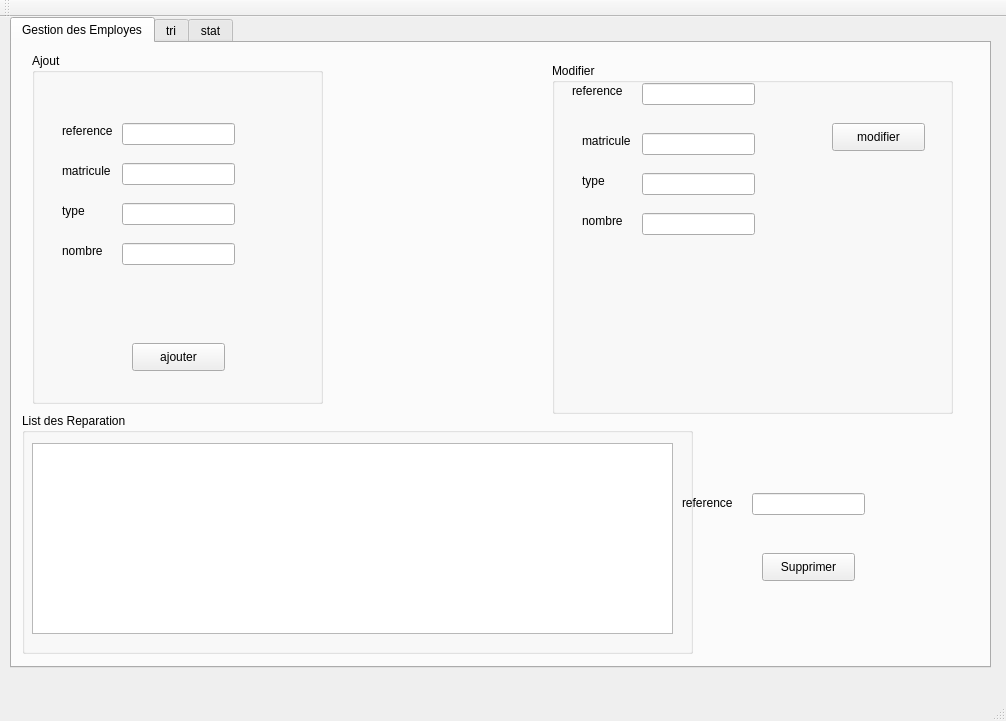
<?xml version="1.0" encoding="UTF-8"?>
<ui version="4.0">
 <class>MainWindow</class>
 <widget class="QMainWindow" name="MainWindow">
  <property name="geometry">
   <rect>
    <x>0</x>
    <y>0</y>
    <width>1006</width>
    <height>721</height>
   </rect>
  </property>
  <property name="windowTitle">
   <string>Employes</string>
  </property>
  <widget class="QWidget" name="centralWidget">
   <widget class="QTabWidget" name="tabWidget">
    <property name="geometry">
     <rect>
      <x>10</x>
      <y>0</y>
      <width>981</width>
      <height>651</height>
     </rect>
    </property>
    <property name="currentIndex">
     <number>0</number>
    </property>
    <widget class="QWidget" name="tab_2">
     <attribute name="title">
      <string>Gestion des Employes</string>
     </attribute>
     <widget class="QGroupBox" name="groupBox">
      <property name="geometry">
       <rect>
        <x>20</x>
        <y>10</y>
        <width>291</width>
        <height>351</height>
       </rect>
      </property>
      <property name="title">
       <string>Ajout</string>
      </property>
      <widget class="QLabel" name="label">
       <property name="geometry">
        <rect>
         <x>30</x>
         <y>70</y>
         <width>56</width>
         <height>16</height>
        </rect>
       </property>
       <property name="text">
        <string>reference</string>
       </property>
      </widget>
      <widget class="QLabel" name="label_2">
       <property name="geometry">
        <rect>
         <x>30</x>
         <y>110</y>
         <width>56</width>
         <height>16</height>
        </rect>
       </property>
       <property name="text">
        <string>matricule</string>
       </property>
      </widget>
      <widget class="QLabel" name="label_3">
       <property name="geometry">
        <rect>
         <x>30</x>
         <y>150</y>
         <width>56</width>
         <height>16</height>
        </rect>
       </property>
       <property name="text">
        <string>type</string>
       </property>
      </widget>
      <widget class="QLabel" name="label_4">
       <property name="geometry">
        <rect>
         <x>30</x>
         <y>190</y>
         <width>56</width>
         <height>16</height>
        </rect>
       </property>
       <property name="text">
        <string>nombre</string>
       </property>
      </widget>
      <widget class="QLineEdit" name="le_nom">
       <property name="geometry">
        <rect>
         <x>90</x>
         <y>70</y>
         <width>113</width>
         <height>22</height>
        </rect>
       </property>
      </widget>
      <widget class="QLineEdit" name="le_prenom">
       <property name="geometry">
        <rect>
         <x>90</x>
         <y>110</y>
         <width>113</width>
         <height>22</height>
        </rect>
       </property>
      </widget>
      <widget class="QLineEdit" name="l_adresse">
       <property name="geometry">
        <rect>
         <x>90</x>
         <y>150</y>
         <width>113</width>
         <height>22</height>
        </rect>
       </property>
      </widget>
      <widget class="QLineEdit" name="la_fonction">
       <property name="geometry">
        <rect>
         <x>90</x>
         <y>190</y>
         <width>113</width>
         <height>22</height>
        </rect>
       </property>
      </widget>
      <widget class="QPushButton" name="pushButton">
       <property name="geometry">
        <rect>
         <x>100</x>
         <y>290</y>
         <width>93</width>
         <height>28</height>
        </rect>
       </property>
       <property name="text">
        <string>ajouter</string>
       </property>
      </widget>
     </widget>
     <widget class="QGroupBox" name="groupBox_2">
      <property name="geometry">
       <rect>
        <x>10</x>
        <y>370</y>
        <width>671</width>
        <height>241</height>
       </rect>
      </property>
      <property name="title">
       <string>List des Reparation</string>
      </property>
      <widget class="QTableView" name="tab_Employes">
       <property name="geometry">
        <rect>
         <x>10</x>
         <y>30</y>
         <width>641</width>
         <height>191</height>
        </rect>
       </property>
      </widget>
     </widget>
     <widget class="QLineEdit" name="le_cin_supp">
      <property name="geometry">
       <rect>
        <x>740</x>
        <y>450</y>
        <width>113</width>
        <height>22</height>
       </rect>
      </property>
     </widget>
     <widget class="QLabel" name="label_6">
      <property name="geometry">
       <rect>
        <x>670</x>
        <y>450</y>
        <width>61</width>
        <height>20</height>
       </rect>
      </property>
      <property name="text">
       <string>reference</string>
      </property>
     </widget>
     <widget class="QPushButton" name="SupprimerButton">
      <property name="geometry">
       <rect>
        <x>750</x>
        <y>510</y>
        <width>93</width>
        <height>28</height>
       </rect>
      </property>
      <property name="text">
       <string>Supprimer</string>
      </property>
     </widget>
     <widget class="QGroupBox" name="groupBox_3">
      <property name="geometry">
       <rect>
        <x>540</x>
        <y>20</y>
        <width>401</width>
        <height>351</height>
       </rect>
      </property>
      <property name="title">
       <string>Modifier </string>
      </property>
      <widget class="QLabel" name="label_7">
       <property name="geometry">
        <rect>
         <x>30</x>
         <y>70</y>
         <width>56</width>
         <height>16</height>
        </rect>
       </property>
       <property name="text">
        <string>matricule</string>
       </property>
      </widget>
      <widget class="QLabel" name="label_8">
       <property name="geometry">
        <rect>
         <x>30</x>
         <y>110</y>
         <width>56</width>
         <height>16</height>
        </rect>
       </property>
       <property name="text">
        <string>type</string>
       </property>
      </widget>
      <widget class="QLabel" name="label_9">
       <property name="geometry">
        <rect>
         <x>30</x>
         <y>150</y>
         <width>56</width>
         <height>16</height>
        </rect>
       </property>
       <property name="text">
        <string>nombre</string>
       </property>
      </widget>
      <widget class="QLabel" name="label_11">
       <property name="geometry">
        <rect>
         <x>20</x>
         <y>20</y>
         <width>61</width>
         <height>16</height>
        </rect>
       </property>
       <property name="text">
        <string>reference</string>
       </property>
      </widget>
      <widget class="QLineEdit" name="le_nom_2">
       <property name="geometry">
        <rect>
         <x>90</x>
         <y>70</y>
         <width>113</width>
         <height>22</height>
        </rect>
       </property>
      </widget>
      <widget class="QLineEdit" name="le_prenom_2">
       <property name="geometry">
        <rect>
         <x>90</x>
         <y>110</y>
         <width>113</width>
         <height>22</height>
        </rect>
       </property>
      </widget>
      <widget class="QLineEdit" name="l_adresse_2">
       <property name="geometry">
        <rect>
         <x>90</x>
         <y>150</y>
         <width>113</width>
         <height>22</height>
        </rect>
       </property>
      </widget>
      <widget class="QLineEdit" name="le_cin_e_2">
       <property name="geometry">
        <rect>
         <x>90</x>
         <y>20</y>
         <width>113</width>
         <height>22</height>
        </rect>
       </property>
      </widget>
      <widget class="QPushButton" name="ButtonModification">
       <property name="geometry">
        <rect>
         <x>280</x>
         <y>60</y>
         <width>93</width>
         <height>28</height>
        </rect>
       </property>
       <property name="text">
        <string>modifier</string>
       </property>
      </widget>
     </widget>
    </widget>
    <widget class="QWidget" name="tab">
     <attribute name="title">
      <string>tri</string>
     </attribute>
     <widget class="QRadioButton" name="radioButton_2">
      <property name="geometry">
       <rect>
        <x>520</x>
        <y>420</y>
        <width>141</width>
        <height>31</height>
       </rect>
      </property>
      <property name="styleSheet">
       <string notr="true">QRadioButton {
color: #ffffff;
border: 3px solid #010203;
font: 8pt &quot;MS Reference Sans Serif&quot;;
border-radius: 15px;
padding: 5px;
background: qradialgradient(cx: 0.3, cy: -0.4,
fx: 0.3, fy: -0.4,
radius: 3, stop: 0 #010203, stop: 1 #c4c9c7);
min-width: 80px;
}

QPushButton:hover {
background: qradialgradient(cx: 0.3, cy: -0.4,
fx: 0.3, fy: -0.4,
radius: 3, stop: 0 #010203, stop: 1 #010203);
}

 QRadioButton:pressed {
background: qradialgradient(cx: 0.4, cy: -0.1,
fx: 0.4, fy: -0.1,
radius: 3, stop: 0 #c4c9c7, stop: 1 #c4c9c7);
}</string>
      </property>
      <property name="text">
       <string>tri par matricule</string>
      </property>
     </widget>
     <widget class="QRadioButton" name="radioButton">
      <property name="geometry">
       <rect>
        <x>520</x>
        <y>460</y>
        <width>161</width>
        <height>31</height>
       </rect>
      </property>
      <property name="styleSheet">
       <string notr="true">QRadioButton {
color: #ffffff;
border: 3px solid #010203;
font: 8pt &quot;MS Reference Sans Serif&quot;;
border-radius: 15px;
padding: 5px;
background: qradialgradient(cx: 0.3, cy: -0.4,
fx: 0.3, fy: -0.4,
radius: 3, stop: 0 #010203, stop: 1 #c4c9c7);
min-width: 80px;
}

QPushButton:hover {
background: qradialgradient(cx: 0.3, cy: -0.4,
fx: 0.3, fy: -0.4,
radius: 3, stop: 0 #010203, stop: 1 #010203);
}

 QRadioButton:pressed {
background: qradialgradient(cx: 0.4, cy: -0.1,
fx: 0.4, fy: -0.1,
radius: 3, stop: 0 #c4c9c7, stop: 1 #c4c9c7);
}</string>
      </property>
      <property name="text">
       <string>tri par type</string>
      </property>
     </widget>
     <widget class="QRadioButton" name="radioButton_3">
      <property name="geometry">
       <rect>
        <x>520</x>
        <y>380</y>
        <width>131</width>
        <height>31</height>
       </rect>
      </property>
      <property name="styleSheet">
       <string notr="true">QRadioButton {
color: #ffffff;
border: 3px solid #010203;
font: 8pt &quot;MS Reference Sans Serif&quot;;
border-radius: 15px;
padding: 5px;
background: qradialgradient(cx: 0.3, cy: -0.4,
fx: 0.3, fy: -0.4,
radius: 3, stop: 0 #010203, stop: 1 #c4c9c7);
min-width: 80px;
}

QPushButton:hover {
background: qradialgradient(cx: 0.3, cy: -0.4,
fx: 0.3, fy: -0.4,
radius: 3, stop: 0 #010203, stop: 1 #010203);
}

 QRadioButton:pressed {
background: qradialgradient(cx: 0.4, cy: -0.1,
fx: 0.4, fy: -0.1,
radius: 3, stop: 0 #c4c9c7, stop: 1 #c4c9c7);
}</string>
      </property>
      <property name="text">
       <string>tri par referance</string>
      </property>
     </widget>
     <widget class="QTableView" name="tab_etud_4">
      <property name="geometry">
       <rect>
        <x>230</x>
        <y>140</y>
        <width>461</width>
        <height>231</height>
       </rect>
      </property>
      <property name="styleSheet">
       <string notr="true">QTableView
{
border-radius:9px;
border: 2px solid #000000;
background: qradialgradient(cx: 0.3, cy: -0.4,
fx: 0.0, fy: -0.0,
radius: 1.89, stop: 0 #ffffff, stop: 1 #999);
}</string>
      </property>
     </widget>
    </widget>
    <widget class="QWidget" name="tab_3">
     <attribute name="title">
      <string>stat</string>
     </attribute>
    </widget>
   </widget>
  </widget>
  <widget class="QMenuBar" name="menuBar">
   <property name="geometry">
    <rect>
     <x>0</x>
     <y>0</y>
     <width>1006</width>
     <height>26</height>
    </rect>
   </property>
  </widget>
  <widget class="QToolBar" name="mainToolBar">
   <attribute name="toolBarArea">
    <enum>TopToolBarArea</enum>
   </attribute>
   <attribute name="toolBarBreak">
    <bool>false</bool>
   </attribute>
  </widget>
  <widget class="QStatusBar" name="statusBar"/>
 </widget>
 <layoutdefault spacing="6" margin="11"/>
 <resources/>
 <connections/>
</ui>
